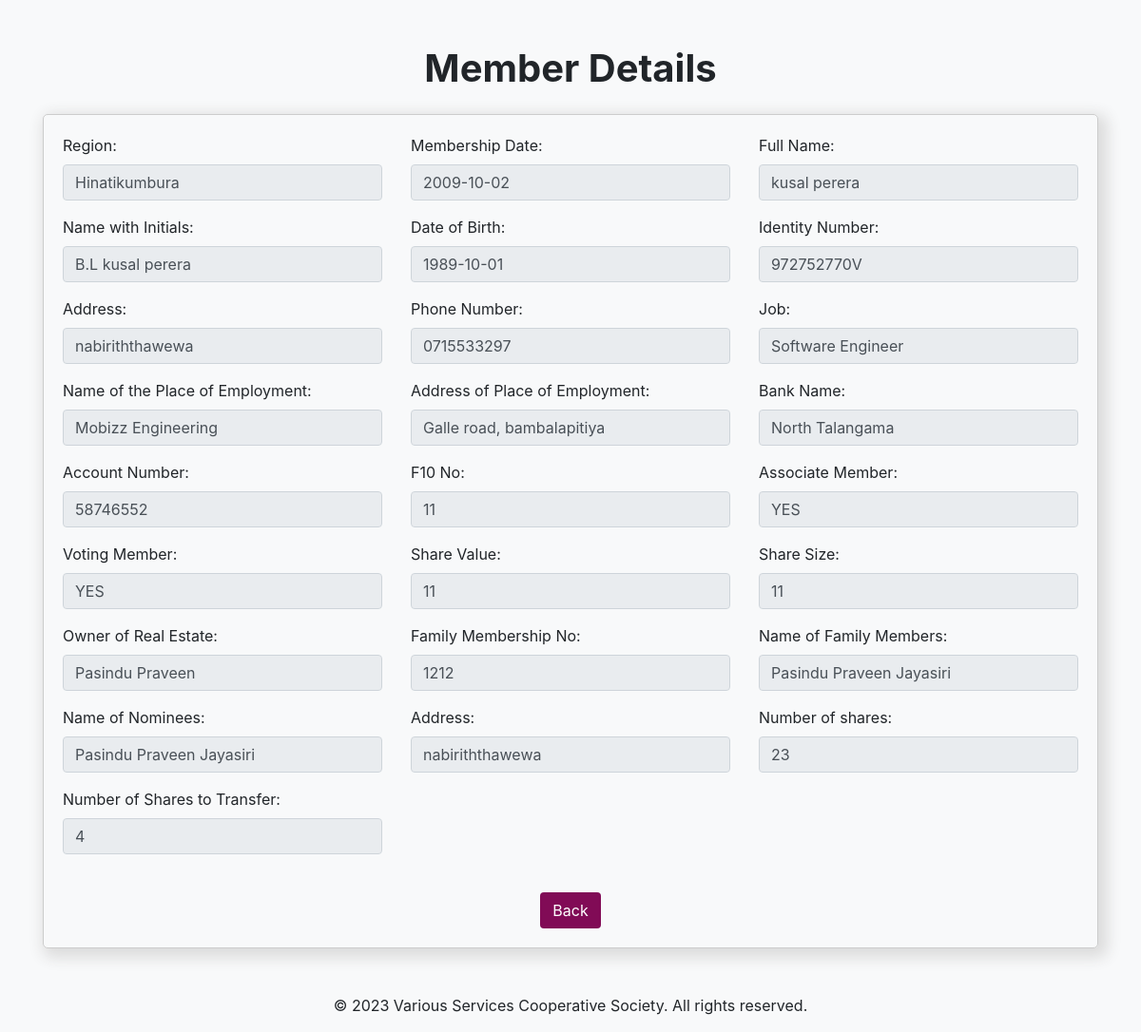
Page /viewRegianol1.php?MembershipNo=100 (signed in) on the committed database.
### tables this page shows
CREATE TABLE `regmember` (
  `Regional` varchar(255) NOT NULL,
  `Register_Fees` tinyint(1) NOT NULL DEFAULT 0,
  `MembershipNo` int(11) NOT NULL,
  `MembershipDate` varchar(255) NOT NULL,
  `fName` varchar(255) NOT NULL,
  `Name_with_initials` varchar(255) NOT NULL,
  `date_of_birth` varchar(255) NOT NULL,
  `Identity_Number` varchar(255) NOT NULL,
  `Address` varchar(255) NOT NULL,
  `phone_number` varchar(255) NOT NULL,
  `job` varchar(255) NOT NULL,
  `Name_of_the_place_of_employment` varchar(255) NOT NULL,
  `Address_of_place_of_employment` varchar(255) NOT NULL,
  `Bank_name` varchar(255) NOT NULL,
  `Account_Number` varchar(255) NOT NULL,
  `F10_No` varchar(255) NOT NULL,
  `An_associate_member` varchar(255) NOT NULL,
  `voting_member` varchar(255) NOT NULL,
  `Share_value` decimal(60,0) NOT NULL,
  `Share_size` decimal(65,0) NOT NULL,
  `Owners_real_estate` varchar(255) NOT NULL,
  `Family_membership_no` int(65) NOT NULL,
  `Name_family_members` varchar(255) NOT NULL,
  `Name_of_nominee` varchar(255) NOT NULL,
  `Address_of_nominee` varchar(255) NOT NULL,
  `Number_of_parts` int(65) NOT NULL,
  `Number_of_shares_tobe_transferred` int(65) NOT NULL
);

### viewRegianol1.php (the view, shortened to what this page needs)
<?php
require_once('dbc.php');
$row = array();
if (isset($_GET['MembershipNo'])) {
    $membershipNo = $_GET['MembershipNo'];
    $query = "SELECT * FROM regmember WHERE MembershipNo = '$membershipNo'";
    $result = mysqli_query($connect, $query);
    if (mysqli_num_rows($result) > 0) {
        $row = mysqli_fetch_assoc($result);
    } else {
        echo "Member not found.";
    }
}
?>
<!DOCTYPE html>
<html>
<head>
    <link rel="stylesheet" href="https://maxcdn.bootstrapcdn.com/bootstrap/4.5.2/css/bootstrap.min.css">
</head>
<body class="bg-light">
    <div class="container mt-5">
        <h1 class="display-4 custom-heading">Member Details</h1>
        <form class="mt-4 custom-form">
            <div class="row">
                <div class="col-md-4">
                    <div class="form-group">
                        <label for="Regional">Region:</label>
                        <input type="text" class="form-control" value="<?php echo $row['Regional']; ?>" disabled>
                    </div>
                </div>
                <div class="col-md-4">
                    <div class="form-group">
                        <label for="MembershipDate">Membership Date:</label>
                        <input type="text" class="form-control" value="<?php echo $row['MembershipDate']; ?>" disabled>
                    </div>
                </div>
                <div class="col-md-4">
                    <div class="form-group">
                        <label for="fname">Full Name:</label>
                        <input type="text" class="form-control" value="<?php echo $row['fName']; ?>" disabled>
                    </div>
                </div>
            </div>
            <div class="row">
                <div class="col-md-4">
                    <div class="form-group">
                        <label for="name_with_ini">Name with Initials:</label>
                        <input type="text" class="form-control" value="<?php echo $row['Name_with_initials']; ?>" disabled>
                    </div>
                </div>
                <div class="col-md-4">
                    <div class="form-group">
                        <label for="date_of_birth">Date of Birth:</label>
                        <input type="text" class="form-control" value="<?php echo $row['date_of_birth']; ?>" disabled>
                    </div>
                </div>
                <div class="col-md-4">
                    <div class="form-group">
                        <label for="id">Identity Number:</label>
                        <input type="text" class="form-control" value="<?php echo $row['Identity_Number']; ?>" disabled>
                    </div>
                </div>
            </div>
            <div class="row">
                <div class="col-md-4">
                    <div class="form-group">
                        <label for="addrss">Address:</label>
                        <input type="text" class="form-control" value="<?php echo $row['Address']; ?>" disabled>
                    </div>
                </div>
                <div class="col-md-4">
                    <div class="form-group">
                        <label for="phonenmbr">Phone Number:</label>
                        <input type="text" class="form-control" value="<?php echo $row['phone_number']; ?>" disabled>
                    </div>
                </div>
                <div class="col-md-4">
                    <div class="form-group">
                        <label for="job">Job:</label>
                        <input type="text" class="form-control" value="<?php echo $row['job']; ?>" disabled>
                    </div>
                </div>
            </div>
            <div class="row">
                <div class="col-md-4">
                    <div class="form-group">
                        <label for="name_ofplace_employmnt">Name of the Place of Employment:</label>
                        <input type="text" class="form-control" value="<?php echo $row['Name_of_the_place_of_employment']; ?>" disabled>
                    </div>
                </div>
                <div class="col-md-4">
                    <div class="form-group">
                        <label for="addrss_ofplace_employmnt">Address of Place of Employment:</label>
                        <input type="text" class="form-control" value="<?php echo $row['Address_of_place_of_employment']; ?>" disabled>
                    </div>
                </div>
                <div class="col-md-4">
                    <div class="form-group">
                        <label for="bnkname">Bank Name:</label>
                        <input type="text" class="form-control" value="<?php echo $row['Bank_name']; ?>" disabled>
                    </div>
                </div>
            </div>
            <div class="row">
                <div class="col-md-4">
                    <div class="form-group">
                        <label for="accuntnmbr">Account Number:</label>
                        <input type="text" class="form-control" value="<?php echo $row['Account_Number']; ?>" disabled>
                    </div>
                </div>
                <div class="col-md-4">
                    <div class="form-group">
                        <label for="F10no">F10 No:</label>
                        <input type="text" class="form-control" value="<?php echo $row['F10_No']; ?>" disabled>
                    </div>
                </div>
                <div class="col-md-4">
                    <div class="form-group">
                        <label for="An_associate_membr">Associate Member:</label>
                        <input type="text" class="form-control" value="<?php echo $row['An_associate_member']; ?>" disabled>
                    </div>
                </div>
            </div>
            <div class="row">
                <div class="col-md-4">
                    <div class="form-group">
                        <label for="votingmembr">Voting Member:</label>
                        <input type="text" class="form-control" value="<?php echo $row['voting_member']; ?>" disabled>
                    </div>
                </div>
                <div class="col-md-4">
                    <div class="form-group">
                        <label for="shre_value">Share Value:</label>
                        <input type="text" class="form-control" value="<?php echo $row['Share_value']; ?>" disabled>
                    </div>
                </div>
                <div class="col-md-4">
                    <div class="form-group">
                        <label for="shre_size">Share Size:</label>
                        <input type="text" class="form-control" value="<?php echo $row['Share_size']; ?>" disabled>
                    </div>
                </div>
            </div>
            <div class="row">
                <div class="col-md-4">
                    <div class="form-group">
                        <label for="owners_real_state">Owner of Real Estate:</label>
                        <input type="text" class="form-control" value="<?php echo $row['Owners_real_estate']; ?>" disabled>
                    </div>
                </div>
                <div class="col-md-4">
                    <div class="form-group">
                        <label for="family_membrno">Family Membership No:</label>
                        <input type="text" class="form-control" value="<?php echo $row['Family_membership_no']; ?>" disabled>
                    </div>
                </div>
                <div class="col-md-4">
                    <div class="form-group">
                        <label for="family_membrs">Name of Family Members:</label>
                        <input type="text" class="form-control" value="<?php echo $row['Name_family_members']; ?>" disabled>
                    </div>
                </div>
            </div>
            <div class="row">
                <div class="col-md-4">
                    <div class="form-group">
                        <label for="name_of_nomine">Name of Nominees:</label>
                        <input type="text" class="form-control" value="<?php echo $row['Name_of_nominee']; ?>" disabled>
                    </div>
                </div>
                <div class="col-md-4">
                    <div class="form-group">
                        <label for="Addrss_of_nomine">Address:</label>
                        <input type="text" class="form-control" value="<?php echo $row['Address_of_nominee']; ?>" disabled>
                    </div>
                </div>
                <div class="col-md-4">
                    <div class="form-group">
                        <label for="number_of_prts">Number of shares:</label>
                        <input type="text" class="form-control" value="<?php echo $row['Number_of_parts']; ?>" disabled>
                    </div>
                </div>
            </div>
            <div class="row">
                <div class="col-md-4">
                    <div class="form-group">
                        <label for="family_membrs">Number of Shares to Transfer:</label>
                        <input type="text" class="form-control" value="<?php echo $row['Number_of_shares_tobe_transferred']; ?>" disabled>
                    </div>
                </div>
            </div>
            <div class="mt-4 text-center">
                <a class="btn" style="background-color: #810b56; color: #fff;" href="SummaryReport.php">Back</a>
            </div>
        </form>
        <p class="mt-5 text-center">© 2023 Various Services Cooperative Society. All rights reserved.</p>
    </div>
</body>
</html>

### viewRegianol1.php (style rules this page uses)
.custom-heading { text-align: center; font-weight:bold; font-size:2.5rem; }
.custom-form { border: 1px solid #ccc; border-radius: 5px; padding: 20px; margin-top: 20px; box-shadow: 5px 5px 15px 5px #dcdcdc; }

### rows in the picture
regmember: Regional "Hinatikumbura", MembershipDate "2009-10-02", fName "kusal perera", Name_with_initials "B.L kusal perera", date_of_birth "1989-10-01", Identity_Number "972752770V", Address "nabiriththawewa", phone_number "0715533297", job "Software Engineer", Name_of_the_place_of_employment "Mobizz Engineering", Address_of_place_of_employment "Galle road, bambalapitiya", Bank_name "North Talangama", Account_Number "58746552", F10_No "11", An_associate_member "YES", voting_member "YES", Share_value "11", Share_size "11", Owners_real_estate "Pasindu Praveen", Family_membership_no "1212", Name_family_members "Pasindu Praveen Jayasiri", Name_of_nominee "Pasindu Praveen Jayasiri", Address_of_nominee "nabiriththawewa", Number_of_parts "23", Number_of_shares_tobe_transferred "4"
